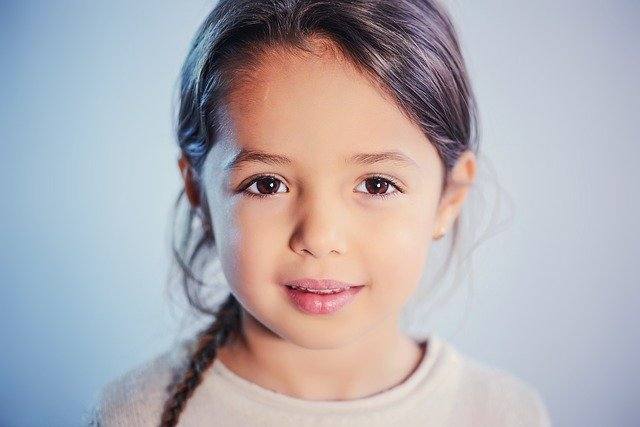
#> input picture Python/girl.jpg, 640 x 427 px, found by its file name
$ python 14_haarcascade_face.py
#> lines starting #> are read from the running program, lines starting #| are printed output that depends on the picture; after the words box and inside, x2 and y2 are one past the last pixel; in counts of white or black regions, pixels touching at a corner belong together
import cv2

# แก้ไข: ใช้ไฟล์ XML ที่มาพร้อมกับ OpenCV
cascade_path = cv2.data.haarcascades + 'haarcascade_frontalface_default.xml'
face_cascade = cv2.CascadeClassifier(cascade_path)

# แก้ไข: ระบุพาธเต็มของรูปภาพ
img = cv2.imread(r'C:\Users\fkdjk\Downloads\Digital-Image-Processing\Python\girl.jpg')
#> img is the input picture: shape (427, 640, 3); mean B, G, R 178.1, 172.3, 176.4

# ตรวจสอบว่าพบไฟล์รูปภาพหรือไม่
if img is None:
    raise FileNotFoundError("ไม่พบไฟล์รูปภาพ กรุณาตรวจสอบพาธให้ถูกต้อง")

gray = cv2.cvtColor(img, cv2.COLOR_BGR2GRAY)
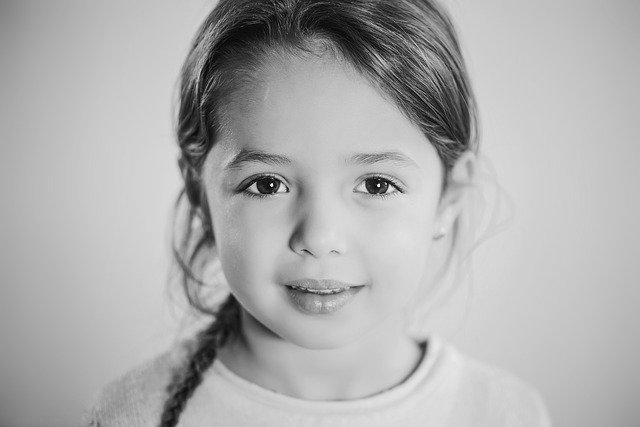
#> gray: shape (427, 640); min 0, max 253, mean 174.3
faces = face_cascade.detectMultiScale(gray, scaleFactor=1.1, minNeighbors=5)
#> faces = [[176, 70, 300, 300]]

for (x, y, w, h) in faces:
    cv2.rectangle(img, (x, y), (x + w, y + h), (255, 0, 0), 2)
#> this loop made 1 pass
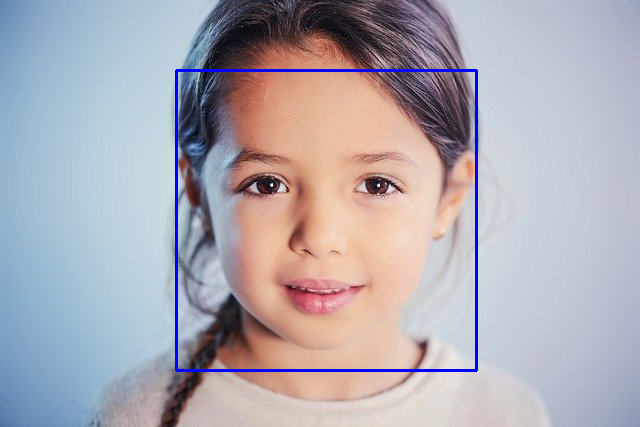
#> img: shape (427, 640, 3); 1.32% of pixels changed, all inside (x1, y1, x2, y2) = (175, 69, 478, 372)

cv2.imshow('face detection', img)
cv2.waitKey(0)
cv2.destroyAllWindows()
